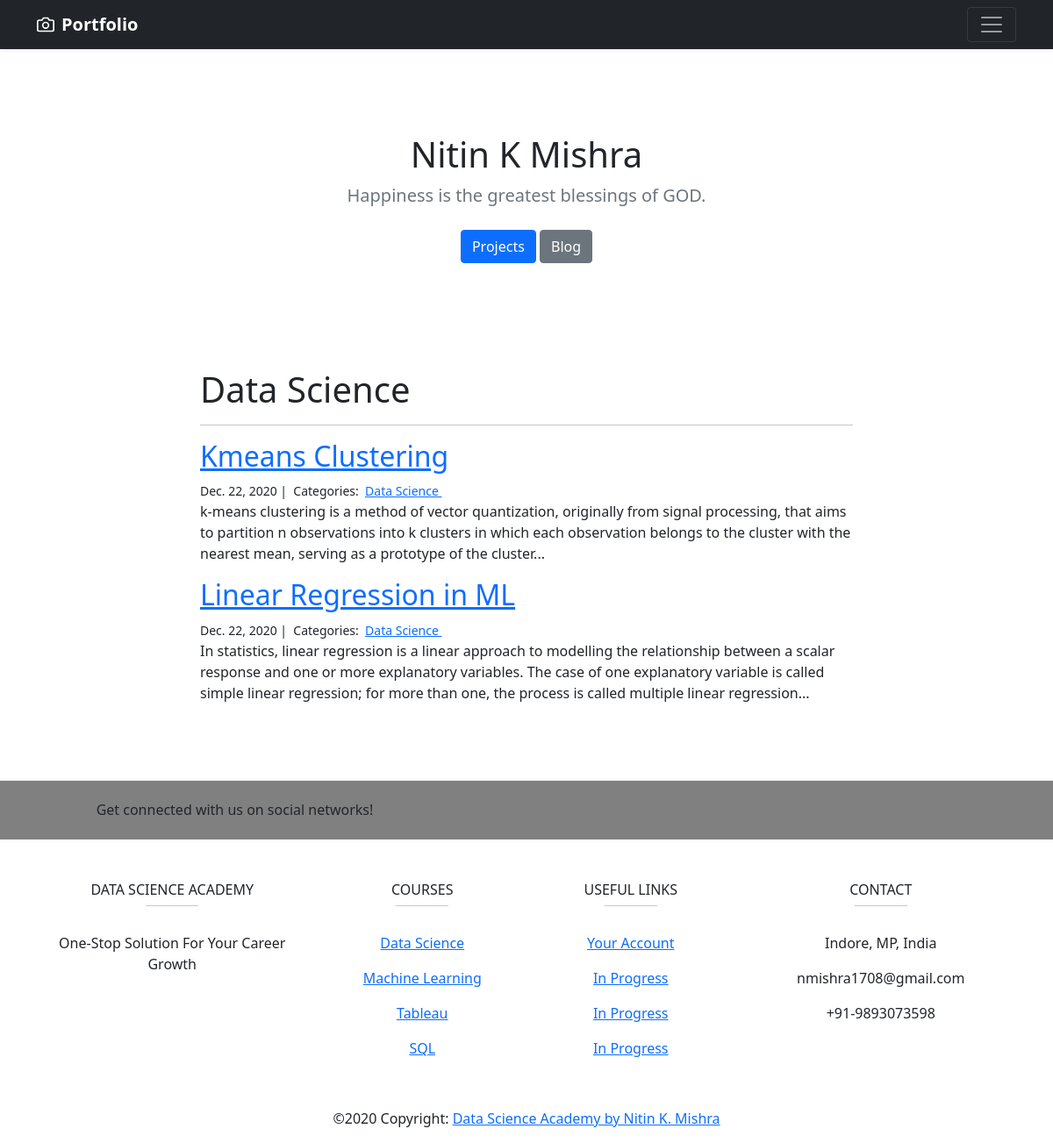
The page /blog/Data Science/ on the database its author committed.
### blog/models.py (models this page shows)
class Category(models.Model):
    name = models.CharField(max_length=20)

class Post(models.Model):
    title = models.CharField(max_length=255)
    body = models.TextField()
    created_on = models.DateTimeField(auto_now_add=True)
    last_modified = models.DateTimeField(auto_now=True)
    categories = models.ManyToManyField('Category', related_name='posts')

### blog/views.py (the view)
# urls.py: path("<category>/", views.blog_category, name="blog_category"),
def blog_category(request, category):
    posts = Post.objects.filter(
        categories__name__contains=category
    ).order_by(
        '-created_on'
    )
    context = {
        "category": category,
        "posts": posts
    }
    return render(request, "blog_category.html", context)

### blog/templates/blog_category.html
{% extends "base.html" %}
{% block page_content %}
<div class="col-md-8 offset-md-2">
    <h1>{{ category | title }}</h1>
    <hr>
    {% for post in posts %}
        <h2><a href="{% url 'blog_detail' post.pk%}">{{ post.title }}</a></h2>
        <small>
            {{ post.created_on.date }} |&nbsp;
            Categories:&nbsp;
            {% for category in post.categories.all %}
            <a href="{% url 'blog_category' category.name %}">
                {{ category.name }}
            </a>&nbsp;
            {% endfor %}
        </small>
        <p>{{ post.body | slice:":400" }}...</p>
    {% endfor %}
</div>
{% endblock %}

### rows shown on the page
Category: name "Data Science"
Post: title "Kmeans Clustering", created_on "Dec. 22, 2020", body "k-means clustering is a method of vector quantization, originally from signal processing, that aims to partition n observations into k clusters in which each observation belongs to the cluster with the nearest mean, serving as a prototype of the cluster"
Post: title "Linear Regression in ML", created_on "Dec. 22, 2020", body "In statistics, linear regression is a linear approach to modelling the relationship between a scalar response and one or more explanatory variables. The case of one explanatory variable is called simple linear regression; for more than one, the process is called multiple linear regression"
